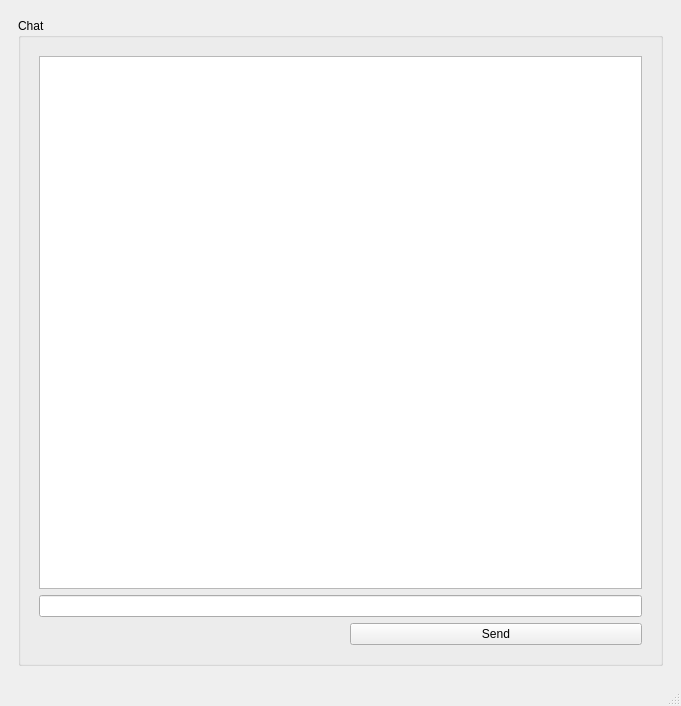
<?xml version="1.0" encoding="UTF-8"?>
<ui version="4.0">
 <class>TabPage</class>
 <widget class="QMainWindow" name="TabPage">
  <property name="geometry">
   <rect>
    <x>0</x>
    <y>0</y>
    <width>681</width>
    <height>706</height>
   </rect>
  </property>
  <property name="windowTitle">
   <string>DemoApp</string>
  </property>
  <property name="windowIcon">
   <iconset resource="../resources/images.qrc">
    <normaloff>:/images/icon.png</normaloff>:/images/icon.png</iconset>
  </property>
  <property name="locale">
   <locale language="English" country="UnitedStates"/>
  </property>
  <widget class="QWidget" name="centralwidget">
   <layout class="QGridLayout" name="gridLayout">
    <item row="0" column="0">
     <widget class="QWidget" name="widget" native="true">
      <layout class="QGridLayout" name="gridLayout_3">
       <item row="0" column="0">
        <widget class="QGroupBox" name="groupBox_chat">
         <property name="title">
          <string>Chat</string>
         </property>
         <layout class="QGridLayout" name="gridLayout_2">
          <item row="1" column="0" colspan="2">
           <widget class="QWidget" name="chat_widget" native="true">
            <layout class="QGridLayout" name="gridLayout_5">
             <item row="3" column="1">
              <spacer name="horizontalSpacer">
               <property name="orientation">
                <enum>Qt::Horizontal</enum>
               </property>
               <property name="sizeHint" stdset="0">
                <size>
                 <width>40</width>
                 <height>20</height>
                </size>
               </property>
              </spacer>
             </item>
             <item row="3" column="3">
              <widget class="QPushButton" name="send_button">
               <property name="sizePolicy">
                <sizepolicy hsizetype="MinimumExpanding" vsizetype="Fixed">
                 <horstretch>0</horstretch>
                 <verstretch>0</verstretch>
                </sizepolicy>
               </property>
               <property name="text">
                <string>Send</string>
               </property>
               <property name="shortcut">
                <string>Ctrl+Return</string>
               </property>
              </widget>
             </item>
             <item row="0" column="0" rowspan="2" colspan="4">
              <widget class="QListView" name="chatBox"/>
             </item>
             <item row="2" column="0" colspan="4">
              <widget class="QLineEdit" name="line_edit_msg"/>
             </item>
            </layout>
           </widget>
          </item>
         </layout>
        </widget>
       </item>
      </layout>
     </widget>
    </item>
   </layout>
  </widget>
  <widget class="QStatusBar" name="statusbar"/>
  <action name="action_Quit">
   <property name="text">
    <string>&amp;Quit</string>
   </property>
   <property name="shortcut">
    <string>Ctrl+Q</string>
   </property>
   <property name="shortcutContext">
    <enum>Qt::ApplicationShortcut</enum>
   </property>
  </action>
  <action name="action_Preferences">
   <property name="text">
    <string>&amp;Preferences</string>
   </property>
  </action>
  <action name="action_About">
   <property name="text">
    <string>&amp;About</string>
   </property>
  </action>
  <action name="actionOpen">
   <property name="text">
    <string>&amp;Open</string>
   </property>
  </action>
  <action name="actionClose">
   <property name="text">
    <string>&amp;Close</string>
   </property>
  </action>
 </widget>
 <resources>
  <include location="../resources/images.qrc"/>
 </resources>
 <connections/>
</ui>
